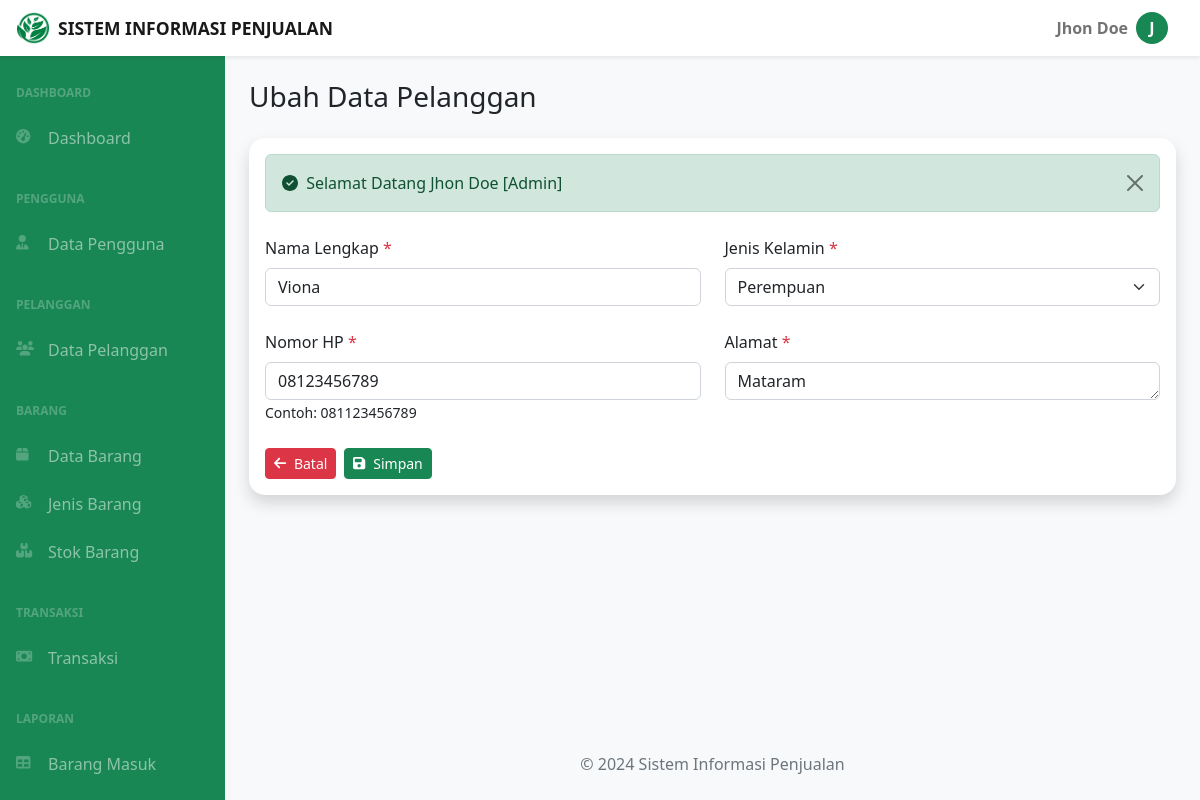
/dashboard.php?page=pelanggan-ubah&id_pelanggan=cs66d79f44135ba (signed in), run on the app's committed database.
### tables this page shows
CREATE TABLE `pelanggan` (
  `id_pelanggan` char(15) NOT NULL,
  `nama_pelanggan` varchar(255) NOT NULL,
  `jenis_kelamin` enum('L','P') NOT NULL,
  `nomor_hp` char(15) NOT NULL,
  `alamat` text NOT NULL
);

### pelanggan-ubah.php (the view, shortened to what this page needs)
<?php
if (isset($_GET['id_pelanggan'])) {
    $id_pelanggan = $_GET['id_pelanggan'];
    $ambil_data = mysqli_query($koneksi, "SELECT * FROM pelanggan WHERE id_pelanggan='$id_pelanggan'");
    if (mysqli_num_rows($ambil_data) > 0) {
        $data = mysqli_fetch_array($ambil_data);
    } else {
        $_SESSION['warning'] = "Data tidak ditemukan!";
        echo "<script>window.location.href = 'media.php?page=data_pelanggan';</script>";
        exit();
    }
}
?>
<div class="container-fluid px-4">
    <div class="d-flex justify-content-between align-items-center gap-2 my-4">
        <h3 class="mb-0">Ubah Data Pelanggan</h3>
    </div>
    <div class="card rounded-4 border-0 shadow mb-4">
        <div class="card-body">
            <?php include('alerts.php') ?>
            <form method="post" action="action.php?ubah_pelanggan=<?= $data['id_pelanggan'] ?>">
                <div class="row">
                    <div class="col-md-6">
                        <div class="form-group mb-4">
                            <label class="form-label" for="nama_pelanggan">Nama Lengkap <span class="text-danger">*</span></label>
                            <input class="form-control <?= isset($_SESSION['errors']['nama_pelanggan']) ? 'is-invalid' : ''; ?>" name="nama_pelanggan" value="<?= $data['nama_pelanggan']; ?>" id="nama_pelanggan" type="text" placeholder="Masukan Nama Lengkap" />
                        </div>
                    </div>
                    <div class="col-md-6">
                        <div class="form-group mb-4">
                            <label class="form-label" for="jenis_kelamin">Jenis Kelamin <span class="text-danger">*</span></label>
                            <select class="form-select <?= (isset($_SESSION['errors']['jenis_kelamin'])) ? 'is-invalid' : ''; ?>" name="jenis_kelamin" id="jenis_kelamin">
                                <option value="P" <?= ($data['jenis_kelamin'] == 'P') ? 'selected' : ''; ?>>Perempuan</option>
                            </select>
                        </div>
                    </div>
                    <div class="col-md-6">
                        <div class="form-group mb-4">
                            <label class="form-label" for="nomor_hp">Nomor HP <span class="text-danger">*</span></label>
                            <input class="form-control <?= isset($_SESSION['errors']['nomor_hp']) ? 'is-invalid' : ''; ?>" name="nomor_hp" value="<?= $data['nomor_hp']; ?>" id="nomor_hp" type="teL" placeholder="Masukan Nomor HP" />
                            <small>Contoh: 081123456789</small>
                        </div>
                    </div>
                    <div class="col-md-6">
                        <div class="form-group mb-4">
                            <label class="form-label" for="alamat">Alamat <span class="text-danger">*</span></label>
                            <textarea class="form-control <?= isset($_SESSION['errors']['alamat']) ? 'is-invalid' : ''; ?>" id="alamat" name="alamat" placeholder="Masukan Alamat" rows="1"><?= $data['alamat']; ?></textarea>
                        </div>
                    </div>
                </div>
                <div class="d-flex gap-2">
                    <a href="dashboard.php?page=pelanggan-data" class="btn btn-danger btn-sm"><i class="fa fa-arrow-left me-1"></i> Batal</a>
                    <button class="btn btn-success btn-sm" type="submit"><i class="fa fa-save me-1"></i> Simpan</button>
                </div>
            </form>
        </div>
    </div>
</div>

### data on the page
pelanggan: nama_pelanggan "Viona", jenis_kelamin "Perempuan", nomor_hp "08123456789", alamat "Mataram"

### other printed values
$app_name "SISTEM INFORMASI PENJUALAN"
$_SESSION['nama_user'] "Jhon Doe"
substr(explode(' ', $_SESSION['nama_user'])[0], 0, 1) "J"
$_SESSION['success'] "Selamat Datang Jhon Doe [Admin]"
$app_name "Sistem Informasi Penjualan"
